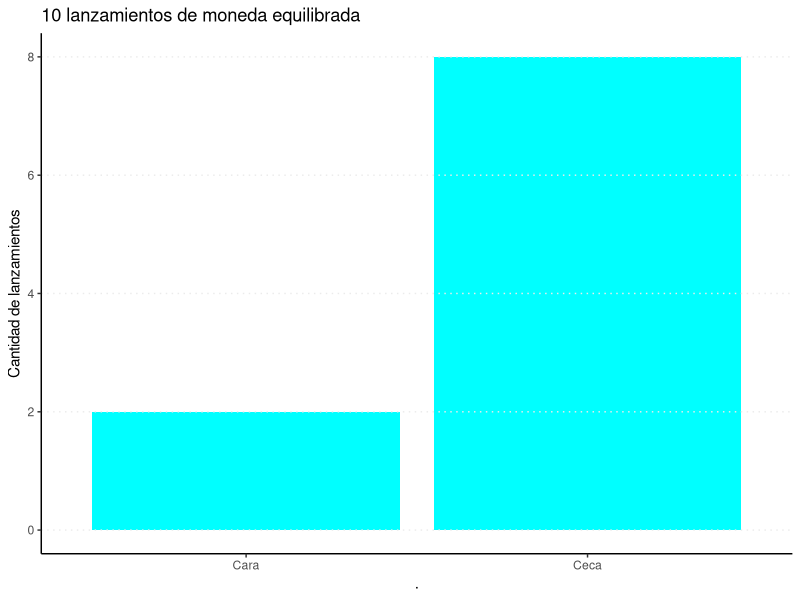
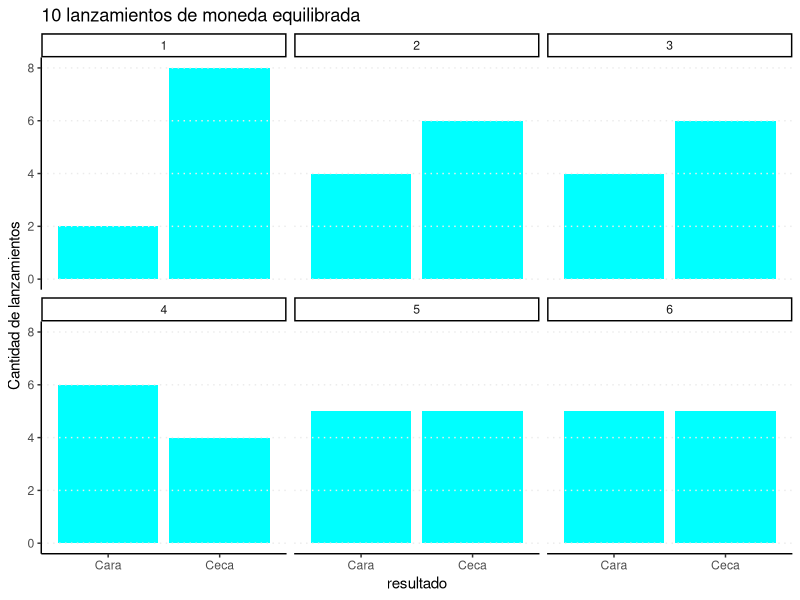
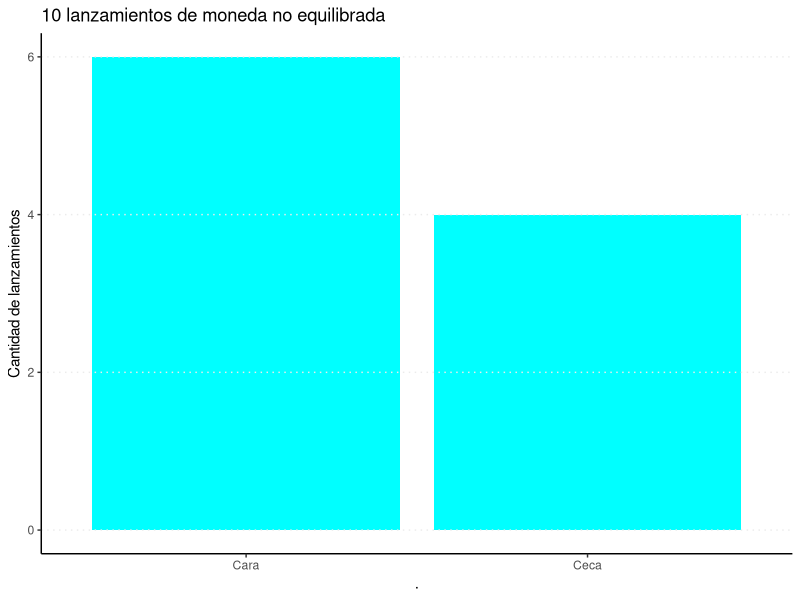
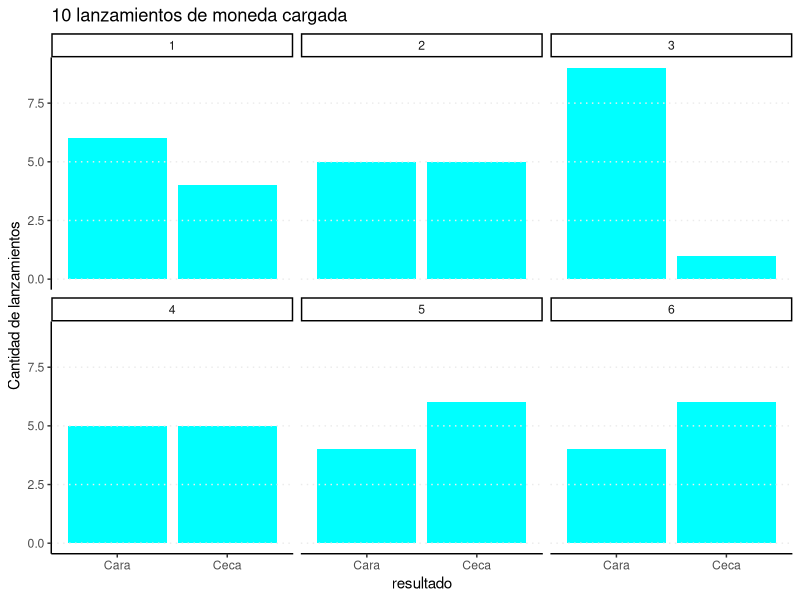
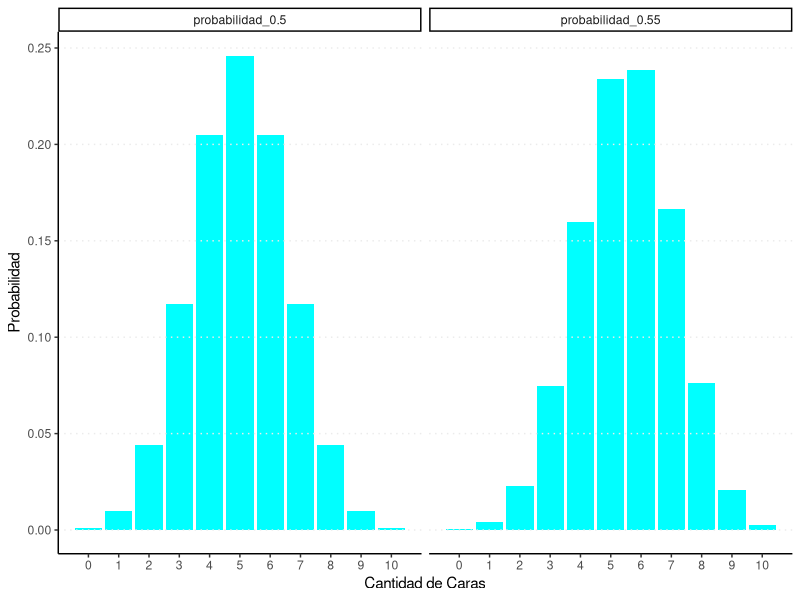
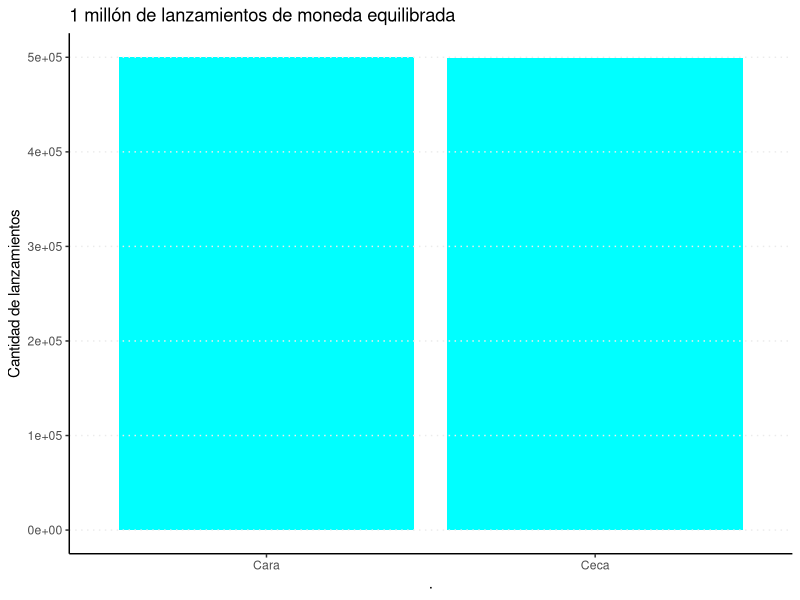
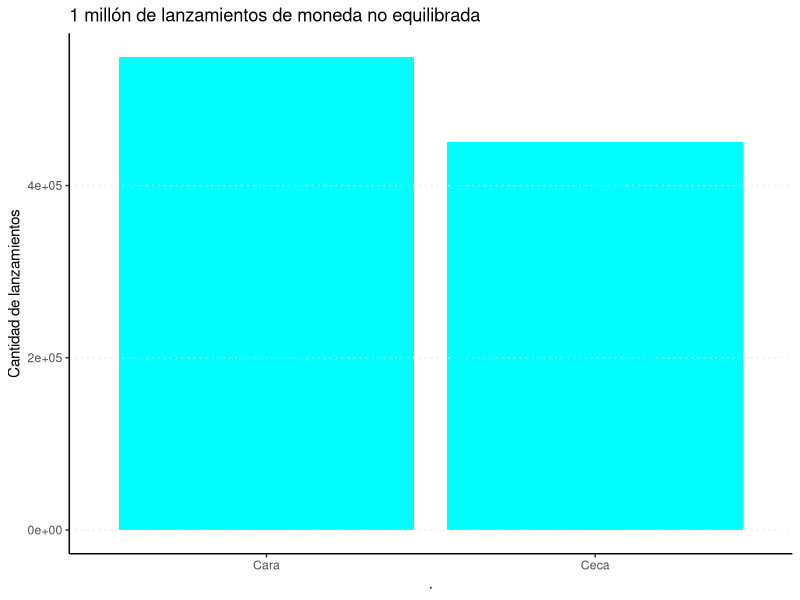

These charts were generated, in order, by the following R code:
########################################################

## TP en RStudio de Estadística para Economistas I #################

## Cátedra de Tamara Burdisso – FCE-UNLP ##################



#' En este ejercicio, jugaremos con el lanzamiento de monedas.

##### Parte a)

#' Realizar 10 lanzamientos de una moneda *equilibrada*. Entendemos por moneda equilibrada 
#' a una moneda en donde la probabilidad de obtener "cara" es la misma a la de obtener "ceca".
#' ¿Qué resultados obtuvo?

###### Ejecutar desde aqui #################################
library(tidyverse)
lanzamientos_10 <- sample(c("Cara", "Ceca"), 10, replace = TRUE)
lanzamientos_10
###### Hasta aqui ##########################################


#' ¿Qué proporción de caras y cecas?

###### Ejecutar desde aqui #################################
cat("La proporción de caras fue:", mean(lanzamientos_10=="Cara"))
cat("La proporción de cecas fue:", mean(lanzamientos_10=="Ceca"))
###### Hasta aqui ##########################################


#' Representar los resultados en un gráfico


###### Ejecutar desde aqui #################################
lanzamientos_10 %>% as.data.frame() %>%
  ggplot() +
  geom_bar(aes(.), fill="cyan") +
  theme_classic() +
  ggtitle("10 lanzamientos de moneda equilibrada") +
  ylab("Cantidad de lanzamientos") +
  theme(panel.background = element_blank(),
        panel.grid.major.y = element_line(linetype = "dotted"),
        panel.ontop = TRUE)
###### Hasta aqui ##########################################


#' Los resultados de una simulación no siempre son iguales. Por lo tanto, 
#' para poder sacar conclusiones mediante simulaciones puede ser necesario 
#' repetir el proceso varias veces. 

#' Repitamos el lanzamiento de una moneda equilibrada otras 5 veces y grafiquemos 
#' la proporción de caras y cecas obtenida en cada caso.


###### Ejecutar desde aqui #################################
lanzamientos_10_2 <- sample(c("Cara", "Ceca"), 10, replace = TRUE)
lanzamientos_10_3 <- sample(c("Cara", "Ceca"), 10, replace = TRUE)
lanzamientos_10_4 <- sample(c("Cara", "Ceca"), 10, replace = TRUE)
lanzamientos_10_5 <- sample(c("Cara", "Ceca"), 10, replace = TRUE)
lanzamientos_10_6 <- sample(c("Cara", "Ceca"), 10, replace = TRUE)
data.frame(n = c(rep(1,10),rep(2,10),rep(3,10),rep(4,10),rep(5,10),rep(6,10)),
           resultado = c(lanzamientos_10,lanzamientos_10_2,lanzamientos_10_3,
                         lanzamientos_10_4,lanzamientos_10_5,lanzamientos_10_6)) %>%
  ggplot() +
  geom_bar(aes(x=resultado), fill="cyan") +
  theme_classic() +
  facet_wrap(.~n) +
  ggtitle("10 lanzamientos de moneda equilibrada") +
  ylab("Cantidad de lanzamientos") +
  theme(panel.background = element_blank(),
        panel.grid.major.y = element_line(linetype = "dotted"),
        panel.ontop = TRUE)
###### Hasta aqui ##########################################


#' #### Parte b)

#' Realizar 10 lanzamientos de una moneda donde la probabilidad de obtener cara es
#'  0.55 y la de obtener ceca es 0.45. Es decir, la moneda no es *equilibrada* sino 
#'  que está cargada a favor de las caras.
#' ¿Qué resultados obtuvo?


###### Ejecutar desde aqui #################################
lanzamientos_10b <- sample(c("Cara", "Ceca"), 10, prob = c(0.55,0.45), replace = TRUE)
lanzamientos_10b
###### Hasta aqui ##########################################


#' ¿Qué proporción de caras y cecas?


###### Ejecutar desde aqui #################################
cat("La proporción de caras fue:", mean(lanzamientos_10b=="Cara"))
cat("La proporción de cecas fue:", mean(lanzamientos_10b=="Ceca"))
###### Hasta aqui ##########################################

 
#' Representar los resultados en un gráfico
 

###### Ejecutar desde aqui #################################
lanzamientos_10b %>% as.data.frame() %>%
  ggplot() +
  geom_bar(aes(.), fill="cyan") +
  theme_classic() +
  ggtitle("10 lanzamientos de moneda no equilibrada") +
  ylab("Cantidad de lanzamientos") +
  theme(panel.background = element_blank(),
        panel.grid.major.y = element_line(linetype = "dotted"),
        panel.ontop = TRUE)
###### Hasta aqui ##########################################


#' Nuevamente, para poder sacar conclusiones mediante simulaciones
#' puede ser necesario repetir el proceso varias veces. 

#' Repitamos el lanzamiento de una moneda cargada otras 5 veces y grafiquemos 
#' la proporción de caras y cecas obtenida en cada caso.


###### Ejecutar desde aqui #################################
lanzamientos_10b_2 <- sample(c("Cara", "Ceca"), 10, replace = TRUE)
lanzamientos_10b_3 <- sample(c("Cara", "Ceca"), 10, replace = TRUE)
lanzamientos_10b_4 <- sample(c("Cara", "Ceca"), 10, replace = TRUE)
lanzamientos_10b_5 <- sample(c("Cara", "Ceca"), 10, replace = TRUE)
lanzamientos_10b_6 <- sample(c("Cara", "Ceca"), 10, replace = TRUE)
data.frame(n = c(rep(1,10),rep(2,10),rep(3,10),rep(4,10),rep(5,10),rep(6,10)),
           resultado = c(lanzamientos_10b,lanzamientos_10b_2,lanzamientos_10b_3,
                         lanzamientos_10b_4,lanzamientos_10b_5,lanzamientos_10b_6)) %>%
  ggplot() +
  geom_bar(aes(x=resultado), fill="cyan") +
  theme_classic() +
  facet_wrap(.~n) +
  ggtitle("10 lanzamientos de moneda cargada") +
  ylab("Cantidad de lanzamientos") +
  theme(panel.background = element_blank(),
        panel.grid.major.y = element_line(linetype = "dotted"),
        panel.ontop = TRUE)
###### Hasta aqui ##########################################


#' ¿Obtuvo resultados muy distintos respecto a la Parte A?

#' Con sólo observar estos resultados, ¿estaría en condiciones de afirmar que la 
#' moneda de la Parte B estaba cargada mientras que la de la Parte A era equilibrada?
 
#' ¿Qué tan probables considera los resultados obtenidos? Los siguientes gráficos de la distribución
#' binomial pueden ayudarle a responder.


###### Ejecutar desde aqui #################################
data.frame(Exitos=c(0:10), "probabilidad_0.5"=dbinom((0:10),10,0.5), "probabilidad_0.55"=dbinom((0:10),10,0.55)) %>%
  gather(caso,prob,-Exitos) %>%
  ggplot(aes(x=Exitos, y=prob)) +
  geom_col(fill="cyan") +
  ylab("Probabilidad") +
  xlab("Cantidad de Caras") +
  facet_wrap(.~caso) +
  theme_classic() +
  scale_x_continuous(breaks=c(0:10),labels=c(0:10)) +
  theme(panel.background = element_blank(),
        panel.grid.major.y = element_line(linetype = "dotted"),
        panel.ontop = TRUE)
###### Hasta aqui ##########################################

 
#' #### Parte C

#' Repetiremos la Part A, pero esta vez lanzando **1 millón** de veces la 
#' moneda equilibrada
#' Muestre los primeros 10 resultados


###### Ejecutar desde aqui #################################
lanzamientos_1m <- sample(c("Cara", "Ceca"), 1000000, replace = TRUE)
head(lanzamientos_1m,10)
###### Hasta aqui ##########################################


#' ¿Qué proporción de caras y cecas en el millón de lanzamientos?


###### Ejecutar desde aqui #################################
cat("La proporción de caras fue:", mean(lanzamientos_1m=="Cara"))
cat("La proporción de cecas fue:", mean(lanzamientos_1m=="Ceca"))
###### Hasta aqui ##########################################


#' Representar los resultados en un gráfico
 

###### Ejecutar desde aqui #################################
lanzamientos_1m %>% as.data.frame() %>%
  ggplot() +
  geom_bar(aes(.), fill="cyan") +
  theme_classic() +
  ggtitle("1 millón de lanzamientos de moneda equilibrada") +
  ylab("Cantidad de lanzamientos") +
  theme(panel.background = element_blank(),
        panel.grid.major.y = element_line(linetype = "dotted"),
        panel.ontop = TRUE)
###### Hasta aqui ##########################################


#' Viendo los resultados, ¿está en condiciones de afirmar que la moneda es *equilibrada*?

#' Más allá de lo que se pueda responder “a ojo”, puede ser necesario recurrir a 
#' argumentos un tanto más rigurosos. Algunos de estos métodos serán vistos en la 
#' segunda parte de la materia. Por ahora, utilicemos lo que sabemos sobre la 
#' distribución Binomial.

#' La cantidad de caras que se obtienen al lanzar 1 millón de veces una moneda 
#' equilibrada es una variable aleatoria que sigue una distribución Binomial con 
#' n=1.000.000 y p=0,5.

#' ¿Cuál es el valor esperado de esta variable?
 

###### Ejecutar desde aqui #################################
valor_esperado <- 1000000*0.5
valor_esperado
###### Hasta aqui ##########################################


#' ¿Cuál es el desvío standard de esta variable aleatoria?


###### Ejecutar desde aqui #################################
desvio <- sqrt(1000000*0.5*0.5)
desvio
###### Hasta aqui ##########################################

  
#' Volviendo a la cantidad de caras que obtuvo en el lanzamiento de 1 millón de 
#' monedas equilibradas, ¿a cuántos desvíos standards se encuentra del valor 
#' esperado? Es decir, calcule el valor z del resultado obtenido en la simulación.


###### Ejecutar desde aqui #################################
valor_z <- (sum(lanzamientos_1m=="Cara")-valor_esperado)/desvio
valor_z
###### Hasta aqui ##########################################


#' En base a lo anterior, ¿cree que los resultados obtenidos en la simulación son 
#' consistentes con los de una moneda equilibrada? Justifique.


#' #### Parte D
 
#' Repetiremos la Parte B, pero esta vez lanzando **1 millón** de veces la moneda
#'  con probabilidades 0,55 y 0,45
#' Muestre los primeros 10 resultados 


###### Ejecutar desde aqui #################################
lanzamientos_1mb <- sample(c("Cara", "Ceca"), 1000000, prob = c(0.55,0.45), replace = TRUE)
head(lanzamientos_1mb,10)
###### Hasta aqui ##########################################


#' ¿Qué proporción de caras y cecas?


###### Ejecutar desde aqui #################################
cat("La proporción de caras fue:", mean(lanzamientos_1mb=="Cara"))
cat("La proporción de cecas fue:", mean(lanzamientos_1mb=="Ceca"))
###### Hasta aqui ##########################################

 
#' Representar los resultados en un gráfico


###### Ejecutar desde aqui #################################
lanzamientos_1mb %>% as.data.frame() %>%
  ggplot() +
  geom_bar(aes(.), fill="cyan") +
  theme_classic() +
  ggtitle("1 millón de lanzamientos de moneda no equilibrada") +
  ylab("Cantidad de lanzamientos") +
  theme(panel.background = element_blank(),
        panel.grid.major.y = element_line(linetype = "dotted"),
        panel.ontop = TRUE)
###### Hasta aqui ##########################################


#' Viendo los resultados, ¿está en condiciones de afirmar que la moneda no es *equilibrada*?

#' Nuevamente, puede ser necesario recurrir a argumentos un tanto más rigurosos que 
#' simplemente evaluar un gráfico. 
#' En el ejercicio anterior ya calculó el valor esperado y el desvío de la variable 
#' aleatoria “cantidad de caras en 1 millón de lanzamientos de una moneda equilibrada”.
#' Calcule a cuántos desvíos standards se encuentra del valor esperado el resultado 
#' obtenido con la moneda cargada. Es decir, calcule el valor z del resultado 
#' obtenido en la simulación.


###### Ejecutar desde aqui #################################
valor_z <- (sum(lanzamientos_1mb =="Cara")-valor_esperado)/desvio
valor_z
###### Hasta aqui ##########################################


#' En base a lo anterior, ¿cree que los resultados obtenidos en la simulación 
#' son consistentes con los de una moneda equilibrada? ¿o puede afirmar que la 
#' moneda estaba efectivamente cargada a favor de las caras? Justifique.


#' Para terminar, ¿Qué diferencias nota en la simulación con 10 lanzamientos y 
#' la de 1 millón de lanzamientos? ¿Cuál es más confiable?
